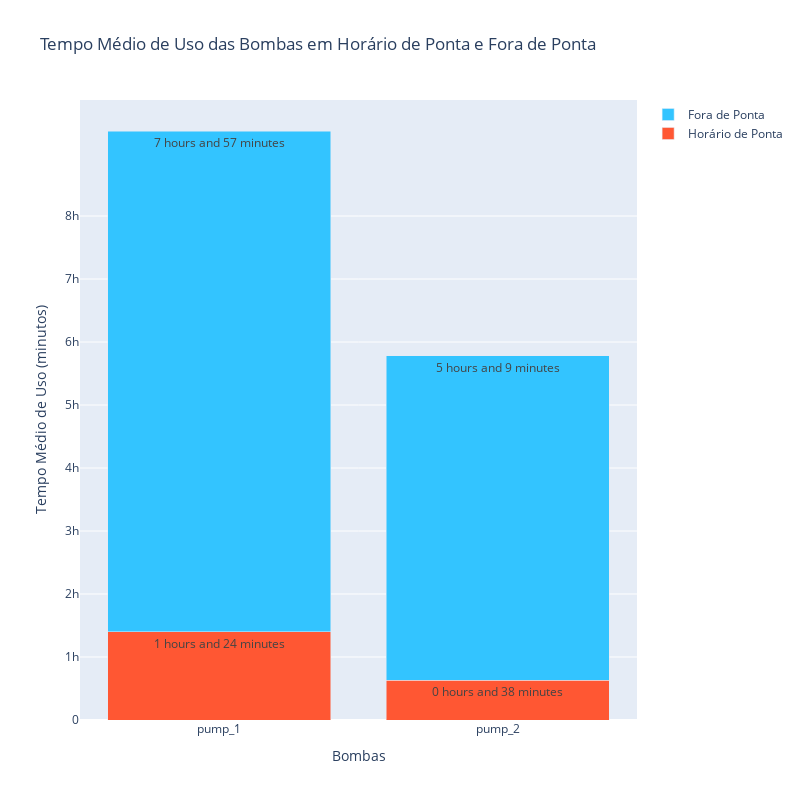

Source (notebook cell):
### Code cell
# Função para converter tempo no formato 'X hours and Y minutes' para minutos
def convert_to_minutes(time_str):
    hours, minutes = 0, 0
    if "hours" in time_str:
        hours = int(time_str.split(" hours")[0])
        minutes = int(time_str.split(" and ")[1].split(" minutes")[0])
    else:
        minutes = int(time_str.split(" minutes")[0])
    return hours * 60 + minutes

# Aplicando a função de conversão
question_3_dataset["average_time_used_peak_hours_minutes"] = question_3_dataset["average_time_used_peak_hours"].apply(convert_to_minutes)
question_3_dataset["average_time_used_offpeak_hours_minutes"] = question_3_dataset["average_time_used_offpeak_hours"].apply(convert_to_minutes)

# Criação do gráfico
fig = go.Figure(data=[
    go.Bar(name='Horário de Ponta', x=question_3_dataset['pump'], y=question_3_dataset['average_time_used_peak_hours_minutes'], text=question_3_dataset['average_time_used_peak_hours'], marker_color='#FF5733'),
    go.Bar(name='Fora de Ponta', x=question_3_dataset['pump'], y=question_3_dataset['average_time_used_offpeak_hours_minutes'], text=question_3_dataset['average_time_used_offpeak_hours'], marker_color='#33C4FF', base=question_3_dataset['average_time_used_peak_hours_minutes'])
])

fig.update_layout(title='Tempo Médio de Uso das Bombas em Horário de Ponta e Fora de Ponta', xaxis_title='Bombas', yaxis_title='Tempo Médio de Uso (minutos)', barmode='stack', yaxis=dict(tickvals=[0, 60, 120, 180, 240, 300, 360, 420, 480], ticktext=['0', '1h', '2h', '3h', '4h', '5h', '6h', '7h', '8h']), height=800, width=800)

fig.show()

### Figure 1 — Plotly figure (JSON) as saved in the notebook; plotly's stock layout.template omitted (floating-point values rounded to 4 significant figures)
{"data": [{"marker": {"color": "#FF5733"}, "name": "Horário de Ponta", "text": ["1 hours and 24 minutes", "0 hours and 38 minutes"], "type": "bar", "x": ["pump_1", "pump_2"], "y": [84, 38]}, {"base": [84, 38], "marker": {"color": "#33C4FF"}, "name": "Fora de Ponta", "text": ["7 hours and 57 minutes", "5 hours and 9 minutes"], "type": "bar", "x": ["pump_1", "pump_2"], "y": [477, 309]}], "layout": {"barmode": "stack", "height": 800, "title": {"text": "Tempo Médio de Uso das Bombas em Horário de Ponta e Fora de Ponta"}, "width": 800, "xaxis": {"title": {"text": "Bombas"}}, "yaxis": {"ticktext": ["0", "1h", "2h", "3h", "4h", "5h", "6h", "7h", "8h"], "tickvals": [0, 60, 120, 180, 240, 300, 360, 420, 480], "title": {"text": "Tempo Médio de Uso (minutos)"}}}}
